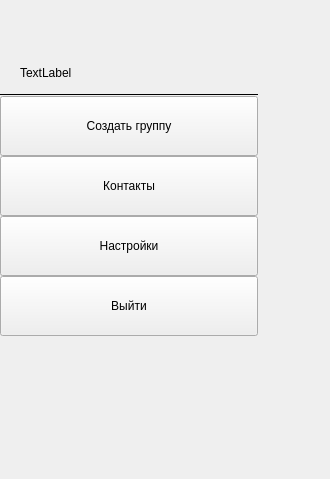
<?xml version="1.0" encoding="UTF-8"?>
<ui version="4.0">
 <class>MenuWidget</class>
 <widget class="QWidget" name="MenuWidget">
  <property name="geometry">
   <rect>
    <x>0</x>
    <y>0</y>
    <width>330</width>
    <height>479</height>
   </rect>
  </property>
  <property name="windowTitle">
   <string>Form</string>
  </property>
  <widget class="QWidget" name="verticalLayoutWidget">
   <property name="geometry">
    <rect>
     <x>0</x>
     <y>1</y>
     <width>258</width>
     <height>573</height>
    </rect>
   </property>
   <layout class="QVBoxLayout" name="mainLayout">
    <property name="spacing">
     <number>0</number>
    </property>
    <property name="sizeConstraint">
     <enum>QLayout::SetDefaultConstraint</enum>
    </property>
    <item>
     <layout class="QVBoxLayout" name="verticalLayout">
      <property name="spacing">
       <number>0</number>
      </property>
      <item>
       <layout class="QVBoxLayout" name="verticalLayout_2">
        <property name="spacing">
         <number>0</number>
        </property>
        <item>
         <layout class="QHBoxLayout" name="horizontalLayout">
          <property name="spacing">
           <number>0</number>
          </property>
          <item>
           <spacer name="horizontalSpacer_2">
            <property name="orientation">
             <enum>Qt::Horizontal</enum>
            </property>
            <property name="sizeType">
             <enum>QSizePolicy::Fixed</enum>
            </property>
            <property name="sizeHint" stdset="0">
             <size>
              <width>20</width>
              <height>20</height>
             </size>
            </property>
           </spacer>
          </item>
          <item>
           <widget class="QPushButton" name="pushButton">
            <property name="maximumSize">
             <size>
              <width>60</width>
              <height>60</height>
             </size>
            </property>
            <property name="autoFillBackground">
             <bool>false</bool>
            </property>
            <property name="styleSheet">
             <string notr="true"/>
            </property>
            <property name="text">
             <string/>
            </property>
            <property name="checkable">
             <bool>false</bool>
            </property>
            <property name="checked">
             <bool>false</bool>
            </property>
            <property name="flat">
             <bool>true</bool>
            </property>
           </widget>
          </item>
          <item>
           <spacer name="horizontalSpacer">
            <property name="orientation">
             <enum>Qt::Horizontal</enum>
            </property>
            <property name="sizeHint" stdset="0">
             <size>
              <width>40</width>
              <height>20</height>
             </size>
            </property>
           </spacer>
          </item>
         </layout>
        </item>
        <item>
         <spacer name="verticalSpacer_5">
          <property name="orientation">
           <enum>Qt::Vertical</enum>
          </property>
          <property name="sizeType">
           <enum>QSizePolicy::Fixed</enum>
          </property>
          <property name="sizeHint" stdset="0">
           <size>
            <width>20</width>
            <height>40</height>
           </size>
          </property>
         </spacer>
        </item>
        <item>
         <layout class="QHBoxLayout" name="horizontalLayout_2">
          <item>
           <spacer name="horizontalSpacer_3">
            <property name="orientation">
             <enum>Qt::Horizontal</enum>
            </property>
            <property name="sizeType">
             <enum>QSizePolicy::Fixed</enum>
            </property>
            <property name="sizeHint" stdset="0">
             <size>
              <width>20</width>
              <height>20</height>
             </size>
            </property>
           </spacer>
          </item>
          <item>
           <widget class="QLabel" name="nickName">
            <property name="maximumSize">
             <size>
              <width>16777215</width>
              <height>20</height>
             </size>
            </property>
            <property name="text">
             <string>TextLabel</string>
            </property>
           </widget>
          </item>
         </layout>
        </item>
        <item>
         <spacer name="verticalSpacer_4">
          <property name="orientation">
           <enum>Qt::Vertical</enum>
          </property>
          <property name="sizeType">
           <enum>QSizePolicy::Fixed</enum>
          </property>
          <property name="sizeHint" stdset="0">
           <size>
            <width>20</width>
            <height>10</height>
           </size>
          </property>
         </spacer>
        </item>
       </layout>
      </item>
      <item>
       <widget class="Line" name="line_2">
        <property name="styleSheet">
         <string notr="true">QFrame[frameShape=&quot;5&quot;]
{
    border: 0.5px;
	max-width: 0.5px;
    background: rgb(220,220,220);
}
QFrame[frameShape=&quot;4&quot;]
{
    border: 0.5px;
	max-height: 0.5px;
    background: rgb(220,220,220);
}</string>
        </property>
        <property name="frameShadow">
         <enum>QFrame::Plain</enum>
        </property>
        <property name="orientation">
         <enum>Qt::Horizontal</enum>
        </property>
       </widget>
      </item>
      <item>
       <widget class="CustomButton" name="createGroupButton">
        <property name="minimumSize">
         <size>
          <width>0</width>
          <height>60</height>
         </size>
        </property>
        <property name="text">
         <string>Создать группу</string>
        </property>
       </widget>
      </item>
      <item>
       <widget class="CustomButton" name="contactsButton">
        <property name="minimumSize">
         <size>
          <width>0</width>
          <height>60</height>
         </size>
        </property>
        <property name="text">
         <string>Контакты</string>
        </property>
       </widget>
      </item>
      <item>
       <widget class="CustomButton" name="settingsButton">
        <property name="minimumSize">
         <size>
          <width>0</width>
          <height>60</height>
         </size>
        </property>
        <property name="text">
         <string>Настройки</string>
        </property>
        <property name="flat">
         <bool>false</bool>
        </property>
       </widget>
      </item>
      <item>
       <widget class="CustomButton" name="exitButton">
        <property name="minimumSize">
         <size>
          <width>0</width>
          <height>60</height>
         </size>
        </property>
        <property name="text">
         <string>Выйти</string>
        </property>
       </widget>
      </item>
     </layout>
    </item>
    <item>
     <spacer name="verticalSpacer">
      <property name="orientation">
       <enum>Qt::Vertical</enum>
      </property>
      <property name="sizeType">
       <enum>QSizePolicy::Fixed</enum>
      </property>
      <property name="sizeHint" stdset="0">
       <size>
        <width>20</width>
        <height>170</height>
       </size>
      </property>
     </spacer>
    </item>
    <item>
     <widget class="QLabel" name="info">
      <property name="minimumSize">
       <size>
        <width>0</width>
        <height>0</height>
       </size>
      </property>
      <property name="maximumSize">
       <size>
        <width>16777215</width>
        <height>30</height>
       </size>
      </property>
      <property name="text">
       <string>JMICKHs</string>
      </property>
     </widget>
    </item>
    <item>
     <spacer name="verticalSpacer_3">
      <property name="orientation">
       <enum>Qt::Vertical</enum>
      </property>
      <property name="sizeType">
       <enum>QSizePolicy::Fixed</enum>
      </property>
      <property name="sizeHint" stdset="0">
       <size>
        <width>20</width>
        <height>40</height>
       </size>
      </property>
     </spacer>
    </item>
   </layout>
  </widget>
 </widget>
 <customwidgets>
  <customwidget>
   <class>CustomButton</class>
   <extends>QPushButton</extends>
   <header>app-qt/src/custommbutton/custombutton.h</header>
  </customwidget>
 </customwidgets>
 <resources/>
 <connections/>
</ui>
